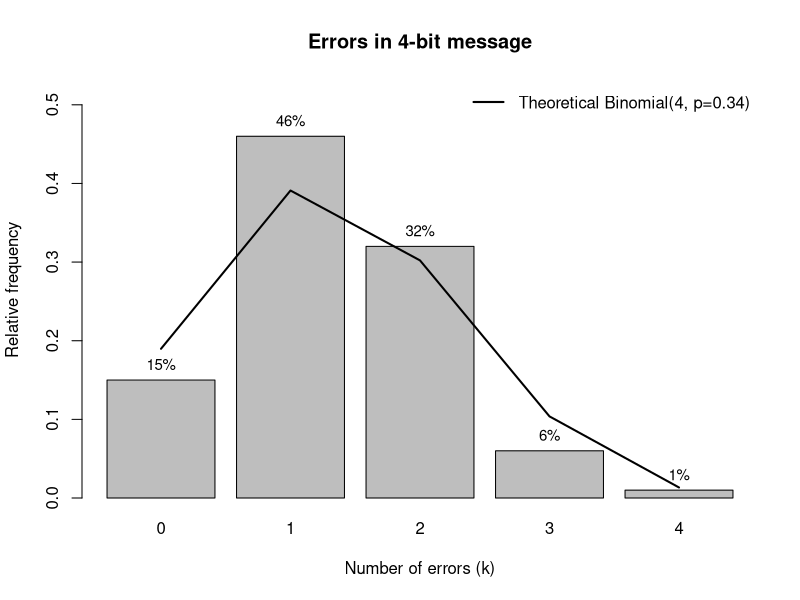
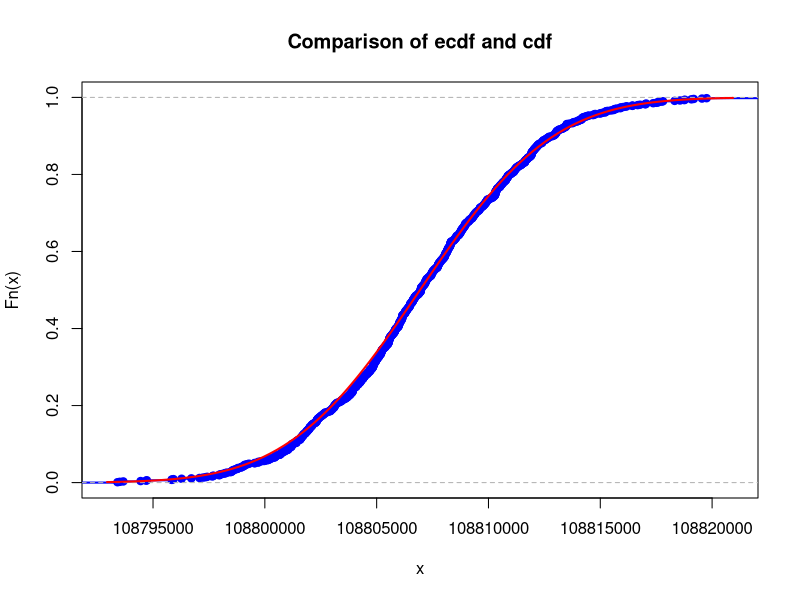
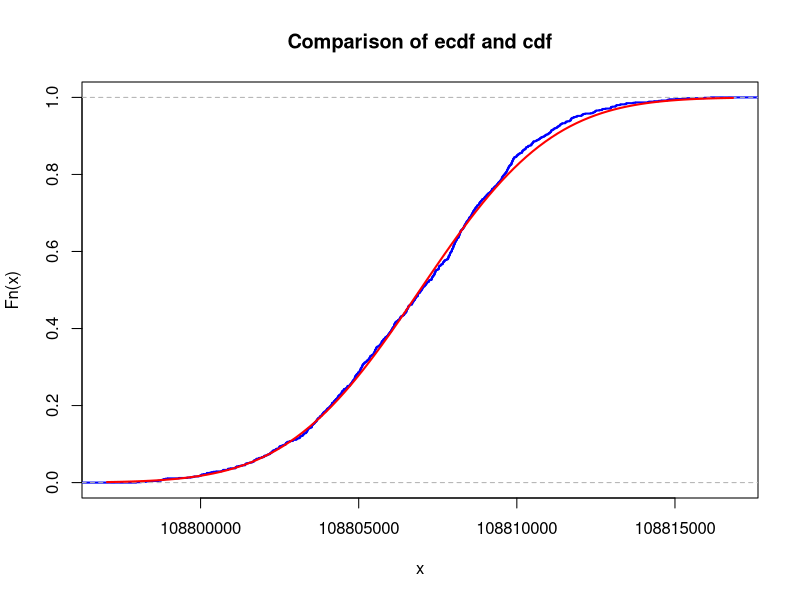
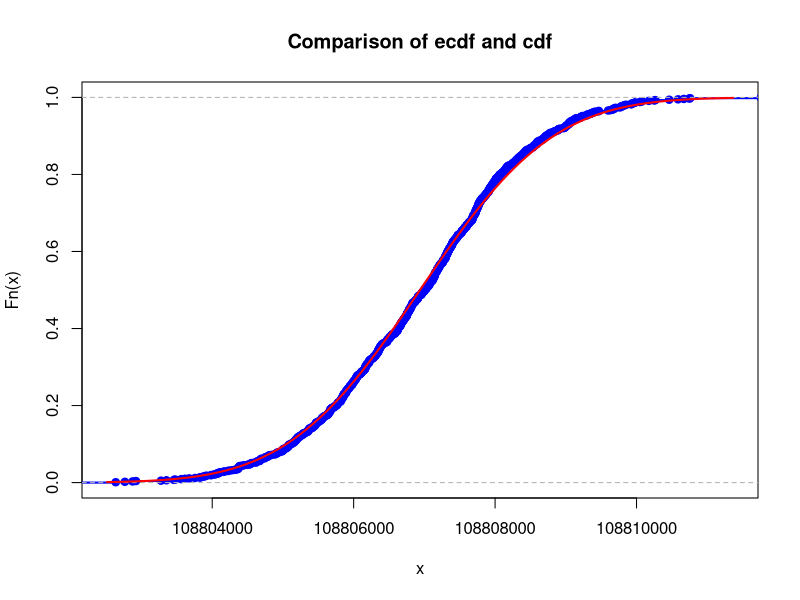
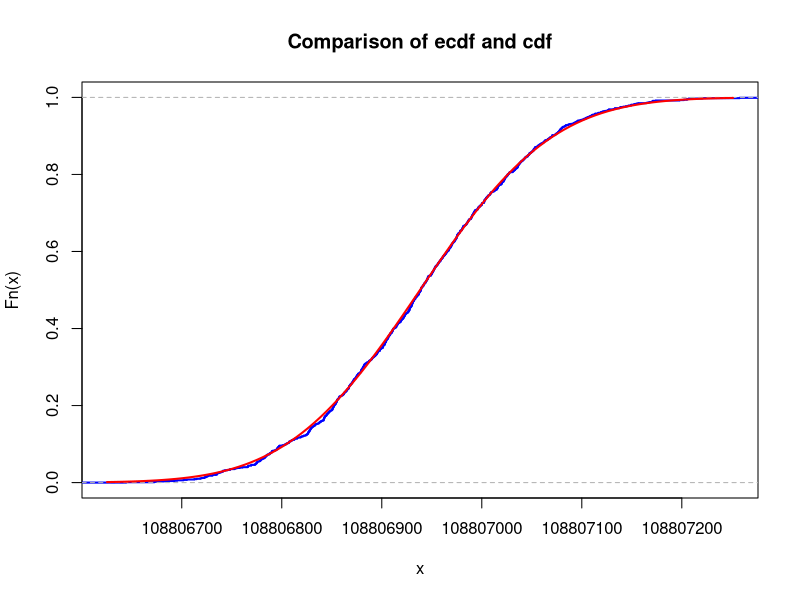
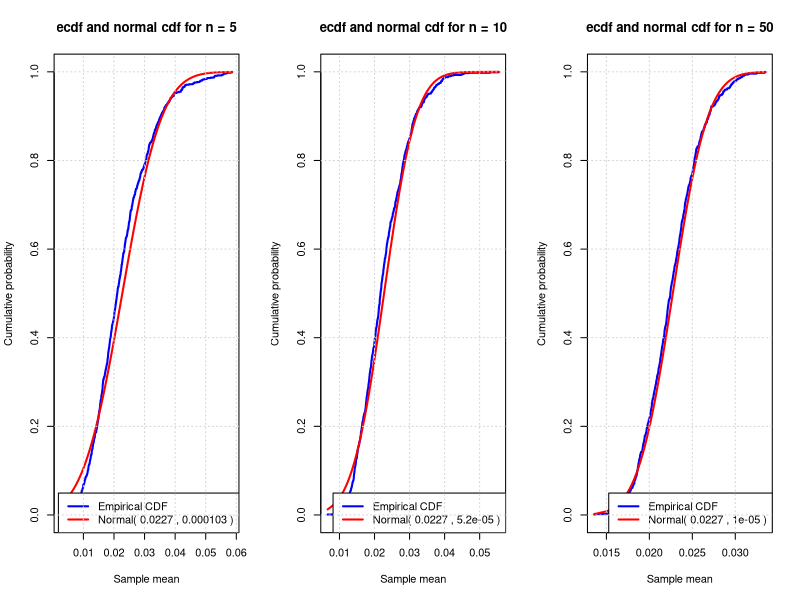
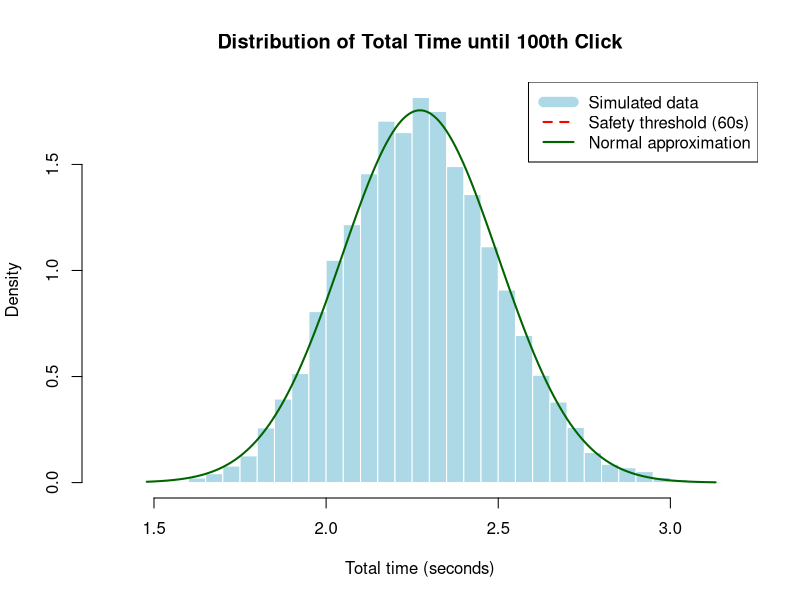
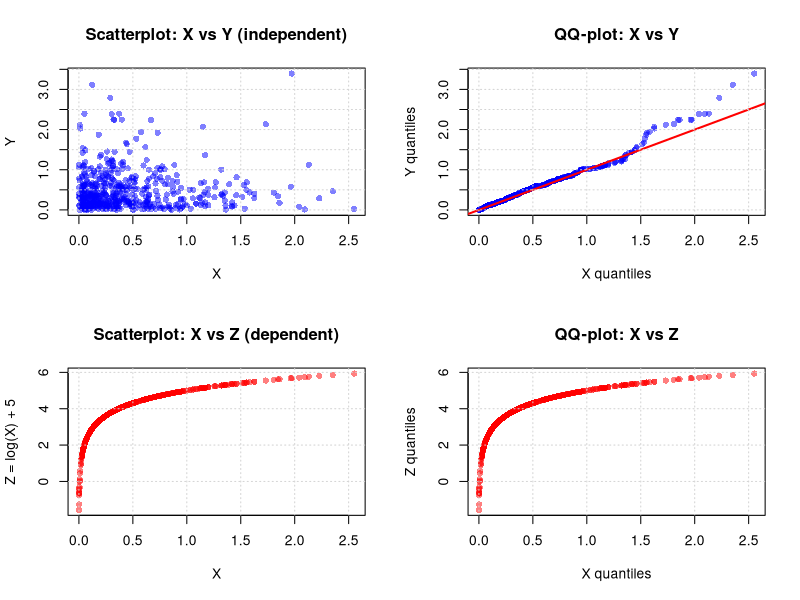

Source code (R) for these figures, in order:
## ---- chunk 1
# your team id number 
                          ###
id <- 34                  ### Change to the correct id!
                          ###
set.seed(id)
p <- id/100
# matrices G and H
G <- matrix(c(1, 1, 1, 0, 0, 0, 0,
		1, 0, 0, 1, 1, 0, 0,
		0, 1, 0, 1, 0, 1, 0,
		1, 1, 0, 1, 0, 0, 1), nrow = 4, byrow = TRUE)
H <- t(matrix(c(1, 0, 1, 0, 1, 0, 1,
		0, 1, 1, 0, 0, 1, 1,
		0, 0, 0, 1, 1, 1, 1), nrow = 3, byrow = TRUE))
cat("The matrix G is: \n") 
G  
cat("The matrix H is: \n") 
H
cat("The product GH must be zero: \n")
(G%*%H) %%2
## ---- chunk 2
# generate N messages
N <- 100
message_generator <- function(N) {
  matrix(sample(c(0,1), 4*N, replace = TRUE), nrow = N)
}  
messages <- message_generator(100)

# calculate code for messages
codewords <- (messages %*% G) %% 2

cat("messages\n")
head(messages)
cat("codewords\n")
head(codewords)
## ---- chunk 3
# generate an N*7 matrix consisting of independent Bernoulli r.v. with parameter p
errors <- matrix(
  sample(c(0,1), N*7, replace = TRUE, prob = c(1-p, p)),
  nrow = N, byrow = TRUE
)

# impose an error matrix on messages 
received <- (codewords + errors) %% 2
cat("received\n")
head(received)
## ---- chunk 4
# calculatе orror position ((1..7) or 0 - no error)
Z <- (received %*% H) %% 2
idx <- Z %*% c(1,2,4) 

corrected <- received

# correct each message
for (i in seq_len(nrow(corrected))) {
  j <- idx[i]          # error position (1..7) or 0 - no error
  if (j > 0) {
    corrected[i, j] <- 1 - corrected[i, j]
  }
}

cat("corrected\n")
head(corrected)
## ---- chunk 5
decoded <- corrected[, c(3,5,6,7), drop=FALSE]

success <- apply(messages == decoded, 1, all)
p_hat   <- mean(success) 
p_hat
## ---- chunk 6
p_theory <- (1-p)^7 + 7*p*(1-p)^6 # p_star
p_theory
## ---- chunk 7
e = 2 * sqrt(p_hat*(1-p_hat)/N)
e
## ---- chunk 8
new_N = ceiling(p_hat*(1-p_hat)/(0.015*0.015))
new_N
## ---- chunk 9
message <- codewords[, c(3,5,6,7), drop = FALSE]
received_message <- received[, c(3,5,6,7), drop = FALSE]

k <- rowSums(received_message != message)
sum_for_k <- table(factor(k, levels = 0:4))
emp <- as.numeric(sum_for_k) / N


theory <- dbinom(0:4, size = 4, prob = p)
## ---- chunk 10
bp <- barplot(
  emp,
  names.arg = 0:4,
  main = "Errors in 4-bit message",
  xlab = "Number of errors (k)",
  ylab = "Relative frequency",
  ylim = c(0, max(emp) * 1.15)
)

# add small percentage labels above bars
text(x = bp, y = emp, labels = paste0(round(100*emp, 1), "%"), pos = 3, cex = 0.9)

lines(bp, theory, lwd = 2)

legend("topright",
       legend = sprintf("Theoretical Binomial(4, p=%.2f)", p),
       lty = 1, lwd = 2, bty = "n")
## ---- chunk 11
T <- 30.1  #years
T <- T * 365 * 24 * 60 * 60  #seconds
lambda <- log(2) / T  

N_a = 6 * 10^23
M <- 136.907089
m <- id * 10^(-6)
N <- m * N_a / M

mu <- N * lambda
print(mu)
K <- 1e3

## ---- chunk 12
mu <- N * lambda
n <- 5
sigma <- sqrt(mu/n)
## ---- chunk 13
n_values <- c(5, 10, 50, 10000)
max_diff_by_n <- numeric(length(n_values))
names(max_diff_by_n) <- n_values

for (k in seq_along(n_values)){
  n <- n_values[k]
  sample_means <- colMeans(matrix(rpois(n*K, lambda = mu), nrow=n))
  sigma <- sqrt(mu/n)
  xlims <- c(mu-3*sigma,mu+3*sigma)
  Fs <- ecdf(sample_means)
  plot(Fs, 
       xlim = xlims, 
       ylim = c(0,1),
       col = "blue",
       lwd = 2,
       main = "Comparison of ecdf and cdf")
  curve(pnorm(x, mean = mu, sd = sigma), col = "red", lwd = 2, add = TRUE)
  
  xs <- seq(min(sample_means), max(sample_means), length.out = K)
  F_emp <- ecdf(sample_means)(xs)
  F_norm <- pnorm(xs, mean = mu, sd = sigma)
  
  max_diff_by_n[k] <- max(abs(F_emp - F_norm))

}
max_diff_by_n
## ---- chunk 14
T <- 30.1  #years
T <- T * 365 * 24 * 60 * 60  #seconds
lambda <- log(2) / T  

N_a = 6 * 10^23
M <- 136.907089
m <- id * 10^(-6)
N <- m * N_a / M

mu <- N * lambda

a <- 8e8
p <- 0.95
## ---- chunk 15
n_markov <- floor((1-p) * a / mu)
cat("n_markov =", n_markov, "\n")
## ---- chunk 16
n_chernoff <- floor(a / mu)
cat("n_chernoff =", n_chernoff, "\n")
## ---- chunk 17
sigma = sqrt(mu)
n_clt <- floor(((-qnorm(0.95) * sigma + sqrt((qnorm(0.95) * sigma)^2 + 4 * mu * a)) / (2 * mu))^2)
cat("n_clt =", n_clt, "\n")
## ---- chunk 18
simulate_prob <- function(n, mu, K, a) {
  samples <- colSums(matrix(rpois(n * K, lambda = mu), nrow = n))
  count <- sum(samples < a)
  return(count / K)
}

p_markov  <- simulate_prob(n_markov, mu, K, a)
p_chernoff <- simulate_prob(n_chernoff, mu, K, a)
p_clt     <- simulate_prob(n_clt, mu, K, a)


cat("\nEmpirical probabilities P(S_n ≤ 8×10^8):\n")
cat(" Markov bound   (n =", n_markov,  "):", p_markov, "\n")
cat(" Chernoff bound (n =", n_chernoff, "):", round(p_chernoff, 4), "\n")
cat(" CLT bound      (n =", n_clt,      "):", round(p_clt, 4), "\n")

## ---- chunk 19
nu1 <- 34 + 10
K <- 1000
n <- 5
sample_means <- colMeans(matrix(rexp(n*K, rate = nu1), nrow=n))
## ---- chunk 20
mu <- 1/nu1 # E[X]
sigma <- 1/(nu1*sqrt(n))# sqrt(Var[X]/n)

## ---- chunk 21
analyze_sample_means <- function(n, nu1, K) {
  sample_means <- colMeans(matrix(rexp(n*K, rate = nu1), nrow=n))
  mu <- 1/nu1
  sigma_squared <- (1/nu1^2) / n
  sigma <- sqrt(sigma_squared)
  
  #empirical CDF
  sorted_means <- sort(sample_means)
  ecdf_values <- (1:K) / K
  
  #theoretical normal CDF at the same points
  normal_cdf <- pnorm(sorted_means, mean = mu, sd = sigma)
  
  max_diff <- max(abs(ecdf_values - normal_cdf))
  
  plot(sorted_means, ecdf_values, type = "s", col = "blue", lwd = 2,
       main = paste("ecdf and normal cdf for n =", n),
       xlab = "Sample mean", ylab = "Cumulative probability",
       ylim = c(0, 1))
  lines(sorted_means, normal_cdf, col = "red", lwd = 2)
  legend("bottomright", 
         legend = c("Empirical CDF", 
                    paste("Normal(", round(mu, 4), ",", round(sigma_squared, 6), ")")),
         col = c("blue", "red"), lwd = 2)
  grid()
  

  cat("\n  Results for n =", n, "\n")
  cat("Theoretical mean (mu):", mu, "\n")
  cat("Theoretical variance (sigma^2):", sigma_squared, "\n")
  cat("Maximum difference between CDFs:", max_diff, "\n")
  
  return(list(mu = mu, sigma_squared = sigma_squared, max_diff = max_diff))
}

#analyze for n = 5, 10, 50
par(mfrow = c(1, 3))

results_n5 <- analyze_sample_means(5, nu1, K)
results_n10 <- analyze_sample_means(10, nu1, K)
results_n50 <- analyze_sample_means(50, nu1, K)

par(mfrow = c(1, 1))


cat("As n increases, the maximum difference decreases:\n")
cat("n=5:  max_diff =", round(results_n5$max_diff, 4), "\n")
cat("n=10: max_diff =", round(results_n10$max_diff, 4), "\n")
cat("n=50: max_diff =", round(results_n50$max_diff, 4), "\n")
## ---- chunk 22
N_markov <- ceiling(33.33 / nu1)
cat("Markov bound: N >=", 33.33/nu1, "=> N >=", N_markov, "\n")
## ---- chunk 23
nu_chernoff <- 100/60 * (1 + sqrt(-log(0.05)/100))
N_chernoff <- ceiling(nu_chernoff / nu1)
cat("Chernoff bound: nu >=", round(nu_chernoff, 2), "=> N >=", N_chernoff, "\n")
## ---- chunk 24
nu_clt <- (100 - 10*qnorm(0.05)) / 60
N_clt <- ceiling(nu_clt / nu1)
cat("CLT approximation: nu >=", round(nu_clt, 4), "=> N >=", N_clt, "\n")
## ---- chunk 25
nu1 <- 44
N_clt <- 1 #N determined by CLT
nu_pred <- nu1 * N_clt
K_sim <- 10000

set.seed(42)
simulated_sums <- replicate(K_sim, sum(rexp(100, rate = nu_pred)))

prob_safe <- mean(simulated_sums > 60)

cat("Using condition rate nu =", nu_pred, "\n")
cat("Simulated probability (S > 60):", round(prob_safe, 4), "\n")
cat("Desired probability: 0.95\n")
cat("Difference:", round(abs(prob_safe - 0.95), 4), "\n")

#mean is 100/44 ~ 2.27s
mean_S <- 100 / nu_pred
sd_S <- 10 / nu_pred

hist(simulated_sums, breaks = 50, probability = TRUE,
     main = "Distribution of Total Time until 100th Click",
     xlab = "Total time (seconds)", col = "lightblue", border = "white",
     xlim = c(mean_S - 4*sd_S, mean_S + 4*sd_S)) 

abline(v = 60, col = "red", lwd = 2, lty = 2)

x_seq <- seq(min(simulated_sums), max(simulated_sums), length.out = 200)
lines(x_seq, dnorm(x_seq, mean = mean_S, sd = sd_S), 
      col = "darkgreen", lwd = 2)

legend("topright", 
       legend = c("Simulated data", "Safety threshold (60s)", "Normal approximation"),
       col = c("lightblue", "red", "darkgreen"), 
       lwd = c(10, 2, 2), lty = c(1, 2, 1))

cat("Maximum number of radioactive samples: N =", N_clt, "\n")
## ---- chunk 26
cat(" 1.2: Simulation with Normal Distribution\n\n")

team_id <- 34
mu <- team_id
sigma_squared <- 2 * team_id + 7
sigma <- sqrt(sigma_squared)

cat("Parameters: mu =", mu, ", sigma squared =", sigma_squared, "\n\n")

set.seed(123)
n <- 100
X <- rnorm(n, mean = mu, sd = sigma)
Y <- 1 / X

mean_X <- mean(X)
mean_Y <- mean(Y)
one_over_mean_X <- 1 / mean_X

cat("Sample mean of X:", round(mean_X, 4), "\n")
cat("1 divided by mean of X:", round(one_over_mean_X, 4), "\n")
cat("Sample mean of 1/X:", round(mean_Y, 4), "\n")
cat("Difference:", round(mean_Y - one_over_mean_X, 4), "\n\n")
## ---- chunk 27
cat("1.3: QQ-plots and Scatterplots\n\n")

set.seed(456)
n <- 500
lambda <- 2

X_exp <- rexp(n, rate = lambda)
Y_exp <- rexp(n, rate = lambda)
Z_exp <- log(X_exp) + 5

par(mfrow = c(2, 2))

#1: scatterplot of X and Y (independent)
plot(X_exp, Y_exp, pch = 16, col = rgb(0, 0, 1, 0.5),
 main = "Scatterplot: X vs Y (independent)",
 xlab = "X", ylab = "Y")
grid()

#2: QQ-plot of X and Y
qqplot(X_exp, Y_exp, pch = 16, col = rgb(0, 0, 1, 0.5),
   main = "QQ-plot: X vs Y",
   xlab = "X quantiles", ylab = "Y quantiles")
abline(0, 1, col = "red", lwd = 2)
grid()

#3: scatterplot of X and Z (dependent)
plot(X_exp, Z_exp, pch = 16, col = rgb(1, 0, 0, 0.5),
 main = "Scatterplot: X vs Z (dependent)",
 xlab = "X", ylab = "Z = log(X) + 5")
grid()

# 4: QQ-plot of X and Z
qqplot(X_exp, Z_exp, pch = 16, col = rgb(1, 0, 0, 0.5),
   main = "QQ-plot: X vs Z",
   xlab = "X quantiles", ylab = "Z quantiles")
grid()

par(mfrow = c(1, 1))

## ---- chunk 28
# 2.2
cat("2.2: Expected Value and Variance of X\n\n")
n_trials <- 3
p_heads <- 0.5

#theoretical values
E_X <- n_trials * p_heads
Var_X <- n_trials * p_heads * (1 - p_heads)

cat("Theoretical values:\n")
cat("For X ~ Binomial(n=3, p=0.5):\n")
cat("E(X) = n times p = 3 times 0.5 =", E_X, "\n")
cat("Var(X) = n times p times (1-p) = 3 times 0.5 times 0.5 =", Var_X, "\n\n")

set.seed(789)
n_sim <- 100
X_sim <- rbinom(n_sim, size = n_trials, prob = p_heads)

sample_mean_X <- mean(X_sim)
sample_var_X <- var(X_sim)

cat("Simulated values (100 realizations):\n")
cat("Sample mean:", round(sample_mean_X, 4), "\n")
cat("Sample variance:", round(sample_var_X, 4), "\n\n")

barplot(table(X_sim) / n_sim, 
    main = "Distribution of X (Number of Heads in 3 tosses)",
    xlab = "Number of Heads", ylab = "Relative Frequency",
    col = "lightblue", ylim = c(0, 0.5))

x_vals <- 0:3
theo_probs <- dbinom(x_vals, size = n_trials, prob = p_heads)
points(1:4 - 0.5, theo_probs, col = "red", pch = 19, cex = 1.5)
legend("topright", legend = c("Simulated", "Theoretical"), 
   fill = c("lightblue", NA), pch = c(NA, 19), col = c(NA, "red"))
## ---- chunk 29
   # 2.3
cat(" 2.3: Expected Value and Variance of Y\n\n")

cat("Y = 0.5 times X minus 1 \n\n")

#theoretical values
E_Y <- 0.5 * E_X - 1
Var_Y <- (0.5^2) * Var_X

cat("Theoretical values:\n")
cat("E(Y) = 0.5 times E(X) minus 1 = 0.5 times 1.5 minus 1 =", E_Y, "\n")
cat("Var(Y) = 0.5 squared times Var(X) = 0.25 times", Var_X, "=", Var_Y, "\n\n")

Y_sim <- 0.5 * X_sim - 1

sample_mean_Y <- mean(Y_sim)
sample_var_Y <- var(Y_sim)

cat("Simulated values (100 realizations):\n")
cat("Sample mean:", round(sample_mean_Y, 4), "\n")
cat("Sample variance:", round(sample_var_Y, 4), "\n\n")

hist(Y_sim, breaks = seq(-1.5, 0.5, by = 0.5), probability = TRUE,
 main = "Distribution of Y (Payoff from Game)",
 xlab = "Payoff (pounds)", ylab = "Relative Frequency",
 col = "lightcoral", border = "white")
abline(v = E_Y, col = "blue", lwd = 3, lty = 2)
text(E_Y, par("usr")[4]*0.9, paste("E(Y) =", E_Y), pos = 4, col = "blue")
